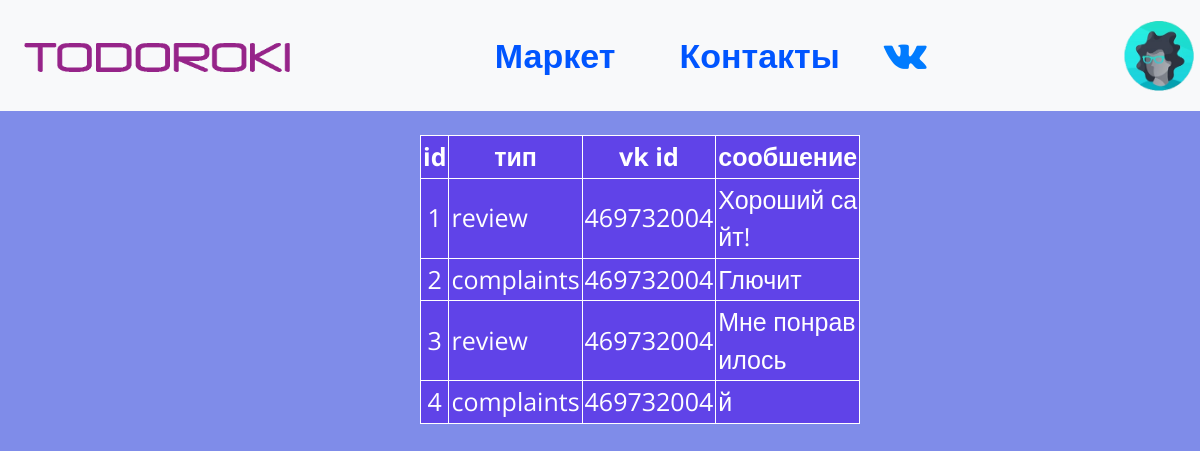
The app's page /reviews (signed in) with its own data.
### data/users.py (models this page shows, shortened)
class User(SqlAlchemyBase, UserMixin, SerializerMixin):  # класс пользователей
    __tablename__ = 'users'
    id = sqlalchemy.Column(sqlalchemy.Integer, primary_key=True, autoincrement=True, unique=True)
    nickname = sqlalchemy.Column(sqlalchemy.String, unique=True)
    email = sqlalchemy.Column(sqlalchemy.String)
    hashed_password = sqlalchemy.Column(sqlalchemy.String)
    date_of_registration = sqlalchemy.Column(sqlalchemy.String,
                                             default=datetime.datetime.now().date())
    root = sqlalchemy.Column(sqlalchemy.Boolean, default=False)
    avatar = sqlalchemy.Column(sqlalchemy.String)
    news = orm.relation('News', back_populates='user')

### data/complaint_book.py (models this page shows)
class Book(SqlAlchemyBase, UserMixin, SerializerMixin):  # класс отзывов из вк бота
    __tablename__ = 'complaint_book'
    id = sqlalchemy.Column(sqlalchemy.Integer, primary_key=True, autoincrement=True, unique=True)
    vk_id = sqlalchemy.Column(sqlalchemy.Integer)
    type_of_message = sqlalchemy.Column(sqlalchemy.String)
    comment_text = sqlalchemy.Column(sqlalchemy.String)

### main.py (the view)
@app.route('/reviews')
def review():
    session = db_session.create_session()
    reviews = session.query(complaint_book.Book).all()
    return render_template('reviews.html', reviews=reviews, nickname=current_user.nickname,
                           image=current_user.avatar)

### data/db_session.py (called while the page is built)
def create_session() -> Session:
    global __factory
    return __factory()

### main.py (called while the page is built)
@login_manager.user_loader
def load_user(user_id):  # функция для загрузки пользователя
    sessions = db_session.create_session()
    return sessions.query(users.User).get(user_id)

### templates/reviews.html
{% extends "base.html" %}
{% block content %}
<table border="1" style="margin-left: 35%; color: white; border-color: white; width: 25%; align: left; margin-top: 2%; margin-bottom: 2%; font-size: 25px" cellpadding="2">
   <tr style="background-color: #6043e8; text-align: center;">
    <th>id</th>
    <th>тип</th>
    <th>vk id</th>
    <th>сообшение</th>
   </tr>
   {% for item in reviews %}
    {% if item.type_of_message == 'review' %}
        <tr style="background-color: #6043e8;;"><td style="text-align: center;">{{ item.id }}</td><td>{{ item.type_of_message}}</td><td>{{ item.vk_id }}</td><td style="word-break: break-all;">{{ item.comment_text }}</td></tr>
    {% else %}
        <tr style="background-color: #6043e8;;"><td style="text-align: center;">{{ item.id }}</td><td>{{ item.type_of_message}}</td><td>{{ item.vk_id }}</td><td style="word-break: break-all;">{{ item.comment_text }}</td></tr>
    {% endif %}
{% endfor %}
  </table>
{% endblock %}

### templates/base.html (shortened to what this page needs)
<!DOCTYPE html>
<html lang="en">
<head>
    <link rel="stylesheet"
          href="https://maxcdn.bootstrapcdn.com/font-awesome/4.7.0/css/font-awesome.min.css">
    <link rel="stylesheet"
          href="https://stackpath.bootstrapcdn.com/bootstrap/4.4.1/css/bootstrap.min.css"
>
    <link rel="stylesheet" href="/static/styles/styles.css" type="text/css">
    <link rel="stylesheet" href="/static/styles/rainbow.css" type="text/css">
</head>
<body>
    <header>
        <nav class="navbar navbar-expand-lg navbar-light bg-light">
  <a class="navbar-brand" href="/"><img src="/static/img/logo.png" alt="logo" class="logo"></a>
  <div class="collapse navbar-collapse" id="navbarTogglerDemo03">
    <ul class="navbar-nav mr-auto mt-2 mt-lg-0">
      <li class="nav-item active" style="margin-left: 42%">
        <a href="/market" class="market" style="text-decoration: none;">Маркет</a>
      </li>
        <li class="nav-item">
        <a href="/about" class="market" style="margin-left: 40%; text-decoration: none;">Контакты</a></li>
      <li class="nav-item" style="margin-left: 26%">
        <a href="https://vk.com/im?sel=-193170178" target="_blank"><i class="fa fa-vk" aria-hidden="true" style="font-size: 40px; text-decoration: none;    line-height: 95px;"></i></a>
      </li>
      <li class="nav-item" style="margin-left: 46%">
             {% if current_user.is_authenticated %}
                         <li><div class="dropdown" style="padding-top: 13%">
                          <button class="dropdown" type="button" id="dropdownMenuButton" data-toggle="dropdown" aria-haspopup="true" aria-expanded="false" style="height: 70px; margin-right: 10px;border: none; outline: none; background-color:#f8f9fa ">
                            <p><img src={{ image }} style="height: auto; width: auto; max-width: 70px; max-height: 70px;border: none; outline: none;"></p>
                          </button>
                        </div></li>
                    {% endif %}
      </li>
    </ul>
  </div>
</nav>
    </header>
{% block content %}
{% endblock %}
</body>
</html>

### static/styles/styles.css (style rules this page uses)
body { margin: 0; background-color: #7f8ce9; font-family: 'Open Sans', sans-serif; font-weight: 80px; }
.logo { float: left; height: 50px; }
header { background-color: #000000; display: table; width: 100%; height: 90px }
.market { color: #05f; text-decoration: none; line-height: 95px; font-size: 34px; font-weight: bold; }
div img { height: auto; width: auto; max-width: 600px; max-height: 600px; display: block; margin-left: auto; margin-right: auto }

### records on screen
User: avatar (picture)
Book: id "1", type_of_message "review", vk_id "469732004", comment_text "Хороший сайт!"
Book: id "2", type_of_message "complaints", vk_id "469732004", comment_text "Глючит"
Book: id "3", type_of_message "review", vk_id "469732004", comment_text "Мне понравилось"
Book: id "4", type_of_message "complaints", vk_id "469732004", comment_text "й"
